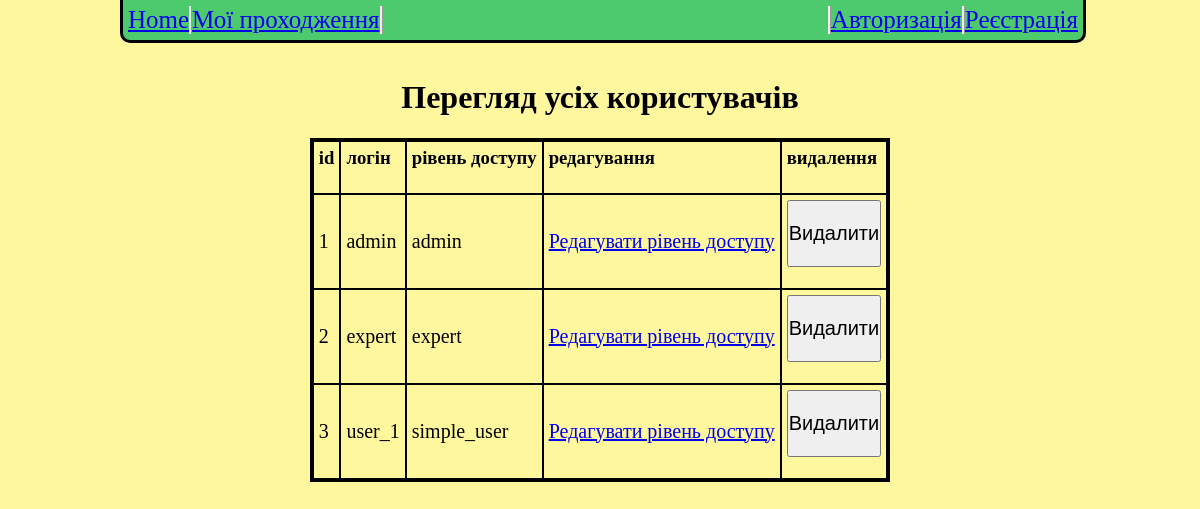
The app's page /user_management with its own data.
### models/user.py (models this page shows, shortened)
class UserModel(db.Model, UserMixin):
    __tablename__ = "user"
    user_id = db.Column(db.Integer, primary_key=True)
    user_login = db.Column(db.String(50), nullable=False, unique=True)
    user_password = db.Column(db.String(100), nullable=False)
    user_access_level = db.Column(db.String(50), nullable=False)
    @classmethod
    def find_by_id(cls, user_id):
        return UserModel.query.filter_by(user_id=user_id).first()
    @classmethod
    def get_all_users(cls):
        return UserModel.query.all()

### app.py (the view)
@app.route('/user_management')
def admin_user_management():
    users = UserModel.get_all_users()
    return render_template('admin_user_management.html', users=users, user=UserModel(), validate_user=load_user(current_user.get_id()))

### app.py (called while the page is built)
@manager.user_loader
def load_user(user_id):
    return UserModel.query.get(user_id)

@app.after_request
def redirect_to_signin(response):
    if response.status_code == 401:
        return redirect(url_for('login_page') + '?next=' + request.url)
    return response

### templates/admin_user_management.html (shortened to what this page needs)
<html>
    <head>
        <link rel="stylesheet" type="text/css" href="{{ url_for( 'static', filename='css/style.css', v=8) }}">
    </head>
    <body>
        <div class="header">
            <div class="nav_buttons">
                <div class="home_button">
                    <a href="{{url_for('index')}}">Home</a>
                </div>
                <div class="my_posts">
                    <a href="{{url_for('history')}}">Мої проходження</a>
                </div>
            </div>
            <div class="log_buttons">
                {% if validate_user == None %}
                <div class="register">
                    <a href="{{url_for('register')}}">Реєстрація</a>
                </div>
                <div class="login">
                    <a href="{{url_for('login_page')}}">Авторизація</a>
                </div>
                {% endif %}
            </div>
        </div>
        <div class="name_of_results">
            <h1>Перегляд усіх користувачів</h1>
        </div>
        <div class="user_table">
            <table border="3" cellpadding="5" cellspacing='0' bordercolor='black' align="center">
                <tr>
                    <td>
                        <b><h3> id </h3></b>
                    </td>
                    <td>
                        <b><h3> логін </h3></b>
                    </td>
                    <td>
                        <b><h3> рівень доступу </h3></b>
                    </td>
                    <td>
                        <b><h3> редагування </h3></b>
                    </td>
                    <td>
                        <b><h3> видалення </h3></b>
                    </td>
                </tr>
                {% for user in users %}
                    <tr>
                        <td>
                            <p>{{ user.user_id }}</p>
                        </td>
                        <td>
                            <p>{{ user.user_login }}</p>
                        </td>
                        <td>
                            <p>{{ user.user_access_level }}</p>
                        </td>
                        <td>
                            <a href="{{url_for('admin_edit_user', user_id=user.user_id)}}"><p>Редагувати рівень доступу</p></a>
                        </td>
                        <td>
                            <form method="POST" action="delete_user">
                                <button type="submit"><p>Видалити</p></button>
                            </form>
                        </td>
                    </tr>
                {% endfor %}
            </table>
        </div>
    </body>
</html>

### static/css/style.css (style rules this page uses)
body { color: black; background-color: #fff79e; }
.name_of_results { text-align: center; padding-top: 50px; }
.header { width: 80%; height: 40px; background-color: #4dc96e; border-bottom-style: solid; border-left-style: solid; border-right-style: solid; border-bottom-left-radius: 10px; border-bottom-right-radius: 10px; position: fixed; top: 0px; left: 10%; z-index: 9999; }
.nav_buttons { display: inline; float: left; margin-top: 6px; margin-left: 5px; font-size: 25px; text-align: center; }
.home_button { width: max-content; border-right-style: ridge; display: inline; float: left; }
.my_posts { width: max-content; border-right-style: ridge; float: left; display: inline; }
.log_buttons { display: inline; float: right; margin-top: 6px; margin-right: 5px; text-align: center; font-size: 25px; }
.login { float: right; border-left-style: ridge; }
.register { float: right; border-left-style: ridge; }
.user_table { text-align: center; }
.user_table p { font-size: 20px; }
.user_table button { padding: 0px; margin: 0px; }

### records on screen
UserModel: user_id "1", user_login "admin", user_access_level "admin"
UserModel: user_id "2", user_login "expert", user_access_level "expert"
UserModel: user_id "3", user_login "user_1", user_access_level "simple_user"
